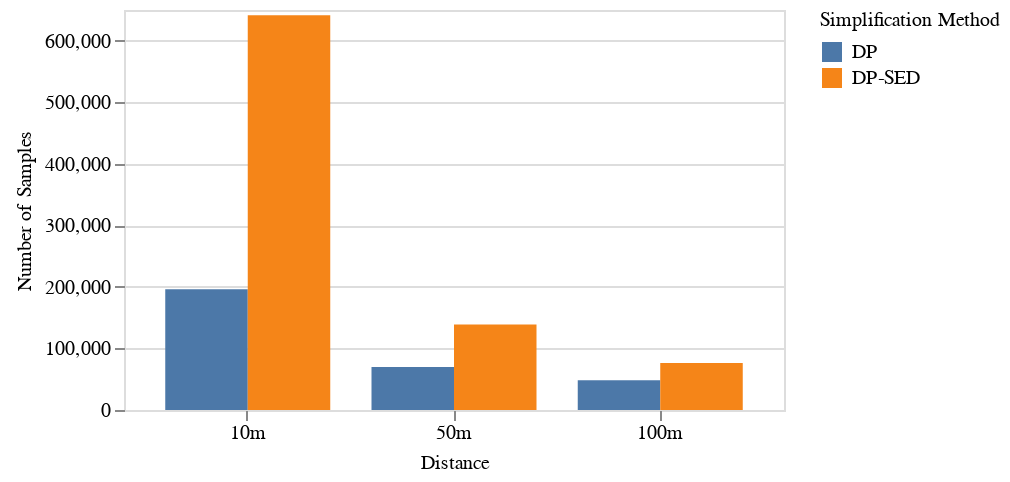

Here is the notebook cell this chart was saved with:
### Code cell
alt.Chart(df1_melted).mark_bar().encode(
    x=alt.X('Distance:O', axis=alt.Axis(labelAngle=0), sort=['10', '20', '50']),
    y=alt.Y('value:Q', title="Number of Samples"),
    xOffset="variable:N",
    color=alt.Color("variable:N", title="Simplification Method").legend(titleFontWeight='normal',  
                                    titleFontSize=10, titleFontStyle='Arial',labelFontWeight='normal', labelFontStyle='Arial',
                                    labelFontSize=9),
).properties(width=330, height=200).configure_axis(
    domain=False,
    labelFontSize=9,
    titleFontSize=12,
    labelFontWeight='normal',
    titleFontWeight='normal',
    labelFontStyle='Arial',
    titleFontStyle='Arial' 
#  font='Arial') 
)

### Figure 1 — Vega-Lite specification as saved in the notebook (floating-point values rounded to 4 significant figures)
{"config": {"view": {"continuousWidth": 300, "continuousHeight": 300}, "axis": {"domain": false, "labelFontSize": 9, "labelFontStyle": "Arial", "labelFontWeight": "normal", "titleFontSize": 12, "titleFontStyle": "Arial", "titleFontWeight": "normal"}}, "data": {"name": "data-ecade3999e9a1d2fe193b1cd8e6b3a76"}, "mark": {"type": "bar"}, "encoding": {"color": {"field": "variable", "legend": {"titleFontWeight": "normal", "titleFontSize": 10, "titleFontStyle": "Arial", "labelFontWeight": "normal", "labelFontStyle": "Arial", "labelFontSize": 9}, "title": "Simplification Method", "type": "nominal"}, "x": {"axis": {"labelAngle": 0}, "field": "Distance", "sort": ["10", "20", "50"], "type": "ordinal"}, "xOffset": {"field": "variable", "type": "nominal"}, "y": {"field": "value", "title": "Number of Samples", "type": "quantitative"}}, "height": 200, "width": 330, "$schema": "https://vega.github.io/schema/vega-lite/v5.20.1.json", "datasets": {"data-ecade3999e9a1d2fe193b1cd8e6b3a76": [{"Distance": "10m", "variable": "DP", "value": 196175}, {"Distance": "50m", "variable": "DP", "value": 69796}, {"Distance": "100m", "variable": "DP", "value": 48417}, {"Distance": "10m", "variable": "DP-SED", "value": 641647}, {"Distance": "50m", "variable": "DP-SED", "value": 138889}, {"Distance": "100m", "variable": "DP-SED", "value": 76540}]}}
